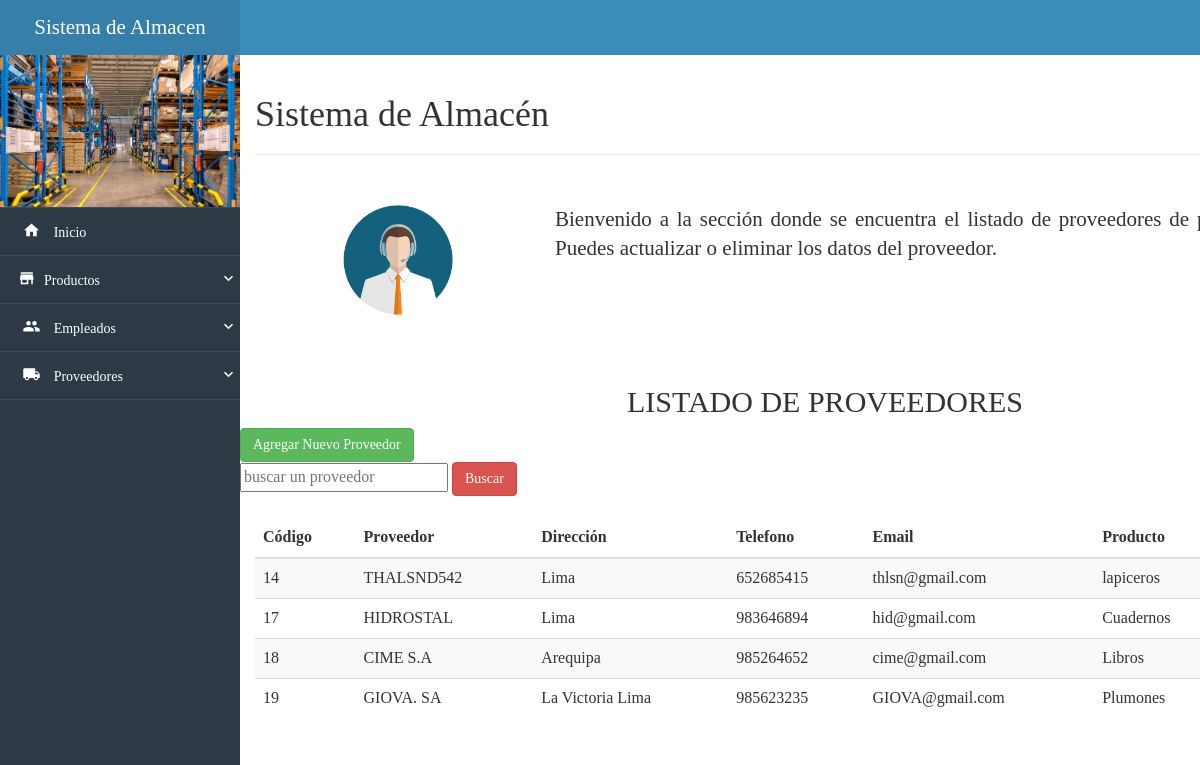
/mostrarProv.php, run on the app's committed database.
### tables this page shows
CREATE TABLE `proveedor` (
  `id` smallint(6) NOT NULL,
  `nombre_proveedor` varchar(50) NOT NULL,
  `direccion` varchar(50) DEFAULT NULL,
  `telefono` varchar(10) DEFAULT NULL,
  `email` varchar(50) DEFAULT NULL,
  `producto_servicio` varchar(50) DEFAULT NULL
);

### mostrarProv.php (the view, shortened to what this page needs)
<?php
include('link.php');
require 'conexion.php';
$where = "";
$sql = "SELECT * FROM proveedor $where";
$resultado = $mysqli->query($sql);
?>
<!DOCTYPE html>
<html lang="es">
<head>
</head>
<body>
    <div class="navbar-lateral full-reset">
        <div class="full-reset container-menu-movile custom-scroll-containers">
            <div class="logo ">
                Sistema de Almacen
            </div>
            <div>
                <figure>
                    <img src="assets/img/logo.jpg"  class="img-responsive center-box"
                     style="width:100%; height: 27%;">
                </figure>
            </div>
            <div class="full-reset nav-lateral-list-menu">
                <ul class="list-unstyled">
                    <li><a href="inicio.php"><i class="zmdi zmdi-home zmdi-hc-fw"></i>&nbsp;&nbsp; Inicio</a></li>
                    <li>
                        <div class="dropdown-menu-button"><i class="zmdi zmdi-store"></i>&nbsp;&nbsp; Productos <i class="zmdi zmdi-chevron-down pull-right zmdi-hc-fw"></i></div>
                    </li>
                    <li>
                        <div class="dropdown-menu-button"><i class="zmdi zmdi-accounts zmdi-hc-fw"></i>&nbsp;&nbsp; Empleados <i class="zmdi zmdi-chevron-down pull-right zmdi-hc-fw"></i></div>
                    </li>
                    <li>
                        <div class="dropdown-menu-button"><i class="zmdi zmdi-truck zmdi-hc-fw"></i>&nbsp;&nbsp; Proveedores <i class="zmdi zmdi-chevron-down pull-right zmdi-hc-fw"></i></div>
                    </li>
                </ul>
            </div>
        </div>
    </div>
    <div class="content-page-container full-reset custom-scroll-containers">
        <nav class="navbar-user-top full-reset">
            <ul class="list-unstyled full-reset">
            </ul>
        </nav>
        <div class="container">
            <div class="page-header">
              <h1 class="all-tittles">Sistema de Almacén<small>   </small></h1>
            </div>
            <div class="container-fluid"  style="margin: 50px 0;">
            <div class="row">
                <div class="col-xs-12 col-sm-4 col-md-3">
                    <img src="assets/img/user04.png" alt="user" class="img-responsive center-box" style="max-width: 110px;">
                </div>
                <div class="col-xs-12 col-sm-8 col-md-8 text-justify lead">
                    Bienvenido a la sección donde se encuentra el listado de proveedores de productos.
                    Puedes actualizar o eliminar los datos del proveedor.
                </div>
            </div>
        </div>
       <div class="edii">
              <div>
            <div class="row">
                <h2 style="text-align:center">LISTADO DE PROVEEDORES</h2>
            </div>
            <div class="row">
                <a href="nuevoProv.php" class="btn btn-success">Agregar Nuevo Proveedor</a>
                <form action="<?php $_SERVER['PHP_SELF']; ?>" method="POST">
                    <input type="text" id="campo" name="campo" required='required'
                     placeholder="buscar un proveedor " autocomplete="off"/>
                    <input type="submit"  id="enviar" name="enviar" value="Buscar"
                    class="btn btn-danger"  />
                 </form>
            </div>
            <br>
            <div >
                <table class="table table-striped">
                   <thead>
                    <tr>
                        <th>Código</th>
                        <th>Proveedor</th>
                        <th>Dirección</th>
                        <th>Telefono</th>
                        <th>Email</th>
                        <th>Producto</th>
                    </tr>
                    </thead>
                    <tbody>
                     <?php while($row = $resultado->fetch_array(MYSQLI_ASSOC))
                    { ?>
                    <tr>
                    <td><?php echo $row['id']; ?></td>
                    <td><?php echo $row['nombre_proveedor']; ?></td>
                    <td><?php echo $row['direccion']; ?></td>
                    <td><?php echo $row['telefono']; ?></td>
                    <td><?php echo $row['email']; ?></td>
                    <td><?php echo $row['producto_servicio']; ?></td>
                    </tr>
                    <?php } ?>
                    </tbody>
                </table>
        </div>
            </div>
        </div>
        </div>
    </div>
</body>
</html>

### css/style.css (style rules this page uses)
html, body { height: 100%; margin: 0; padding: 0; width: 100%; font-size: 16px; font-family: "Parrafos" !important; background-color: #fff; }
.center-box { margin: 0 auto; }
.full-reset { margin: 0; padding: 0; width: 100%; }
.navbar-user-top { background-color: #3c8dbc; height: 55px; position: relative; top: 0; left: 0; z-index: 7; }
.navbar-user-top > ul { height: 55px; padding: 0 15px; margin: 0; }
.nav-lateral-list-menu ul li a, .nav-lateral-list-menu ul li div { width: 100%; min-height: 45px; line-height: 45px; display: block; padding: 0; padding-left: 20px; font-size: 14px; text-decoration: none; color: #fff; border-bottom: 1px solid rgba(230,233,238,.1); transition: .3s all ease-in-out; -moz-transition: .3s all ease-in-out; -ms-transition: .3s all ease-in-out; -webkit-transition: .3s all ease-in-out; }
.nav-lateral-list-menu i { font-size: 18px; line-height: 45px; }
.nav-lateral-list-menu ul li:first-child { border-top: 1px solid rgba(230,233,238,.1); }
.nav-lateral-list-menu ul li div { cursor: pointer; }
@media (min-width: 1200px) { .navbar-lateral { display: inherit !important; } }

### data on the page
proveedor: id "14", nombre_proveedor "THALSND542", direccion "Lima", telefono "652685415", email "thlsn@gmail.com", producto_servicio "lapiceros"
proveedor: id "17", nombre_proveedor "HIDROSTAL", direccion "Lima", telefono "983646894", email "hid@gmail.com", producto_servicio "Cuadernos"
proveedor: id "18", nombre_proveedor "CIME S.A", direccion "Arequipa", telefono "985264652", email "cime@gmail.com", producto_servicio "Libros"
proveedor: id "19", nombre_proveedor "GIOVA. SA", direccion "La Victoria Lima", telefono "985623235", email "GIOVA@gmail.com", producto_servicio "Plumones"
